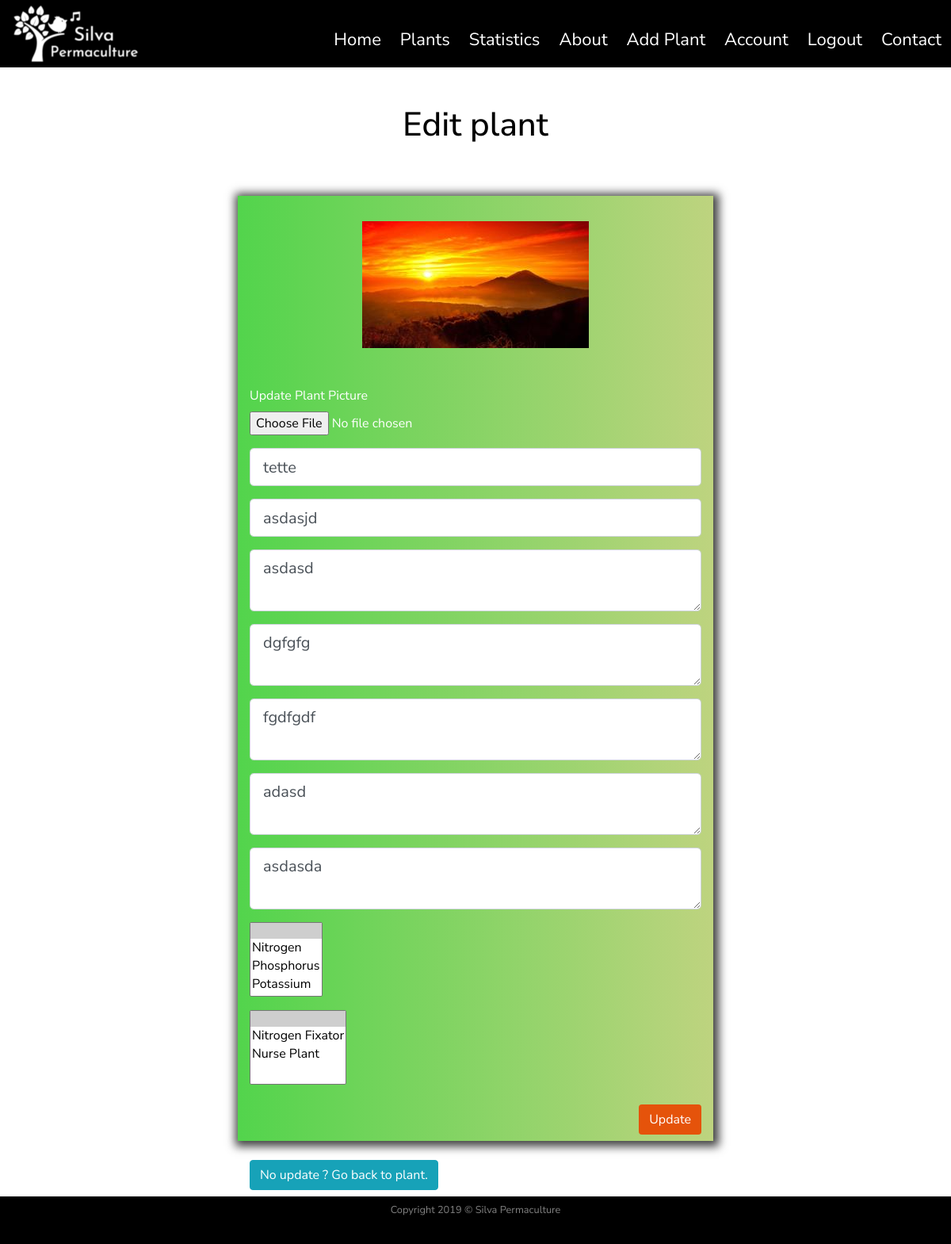
/plants/5/edit (signed in), run on an earlier commit of the app's database.
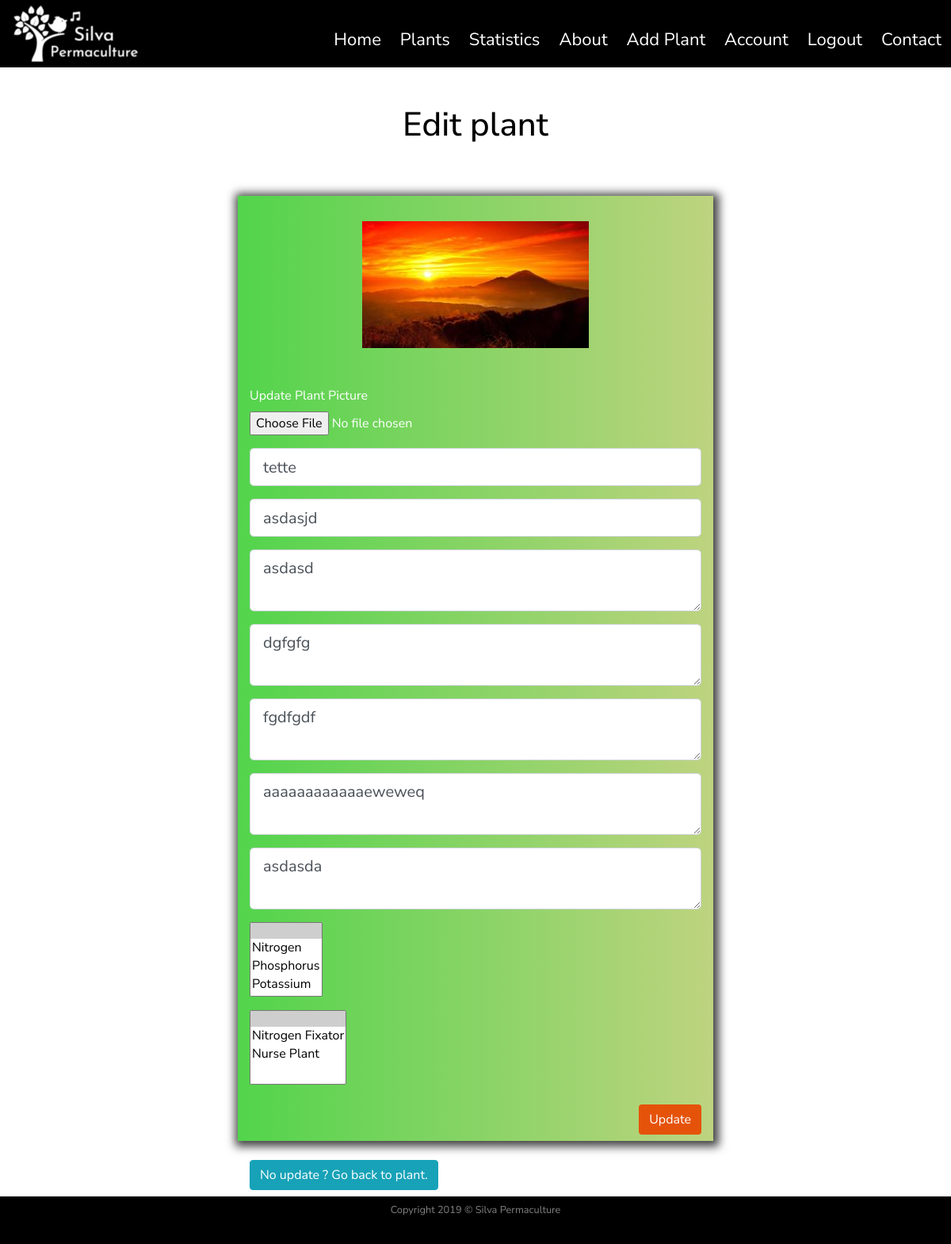
And on a later commit of the database.
### silvapermaculture/models.py (models this page shows, shortened)
class SearchitMixin(object):
    @classmethod
    def search(cls, expression, page, per_page):
        ids, total = search_index(cls.__tablename__, expression, page, per_page)
        if total == 0:
            return cls.query.filter_by(id=0), 0
        when = []
        for i in range(len(ids)):
            when.append((ids[i],i))
        return cls.query.filter(cls.id.in_(ids)).order_by(
            db.case(when, value=cls.id)), total

class Plants(SearchitMixin, db.Model):
    __searchit__ = ['common_name', 'botanical_name', 'medicinal', 'region']
    id = db.Column(db.Integer, primary_key=True)
    common_name = db.Column(db.String(40), nullable=False)
    botanical_name = db.Column(db.String(80), unique=True, nullable=False)
    short_description = db.Column(db.Text, nullable=False)
    medicinal = db.Column(db.Text, nullable=False)
    other_uses = db.Column(db.Text, nullable=False)
    habitats = db.Column(db.Text, nullable=False)
    region = db.Column(db.Text, nullable=False)
    image_file = db.Column(db.String(20), default='default_plant_pic.jpg')
    date_added = db.Column(db.DateTime, nullable=False, default=datetime.utcnow)
    user_id = db.Column(db.Integer, db.ForeignKey('user.id'), nullable=False)
    dna = db.relationship('DNA', secondary = plants_dna_table)  # Dynamic_Nutrient_Accumulated
    nfn = db.relationship('NFN', secondary = plants_nfn_table)  # Nitrogen_Fixers_Nursing

### silvapermaculture/routes.py (the view)
@app.route("/plants/<int:plant_id>/edit", methods=['GET', 'POST'])
@login_required# User must be logged in to create a new plant
def update_plant(plant_id):
    plant = Plants.query.get_or_404(plant_id)
    if plant.author != current_user:
        abort(403)
    form = UpdatePlantForm()
    if form.validate_on_submit():
        if form.plantPic.data:
            picture_file = save_plant_picture(form.plantPic.data)
            plant.image_file = picture_file
        plant.common_name = form.common_name.data
        plant.botanical_name = form.botanical_name.data
        plant.short_description = form.short_description.data
        plant.medicinal = form.medicinal.data
        plant.habitats = form.habitats.data
        plant.other_uses = form.other_uses.data
        plant.region = form.region.data
        plant.dna = form.dna.data
        plant.nfn = form.nfn.data
        db.session.commit()
        flash(f'You have successfully updated the plant !', 'success')
        return redirect(url_for('plant', plant_id=plant.id))
    elif request.method == 'GET':
        form.common_name.data = plant.common_name
        form.botanical_name.data = plant.botanical_name
        form.short_description.data = plant.short_description
        form.medicinal.data = plant.medicinal
        form.habitats.data = plant.habitats
        form.other_uses.data = plant.other_uses
        form.region.data = plant.region
        form.dna.data = plant.dna
        form.nfn.data = plant.nfn
    back_to_plant = url_for('plant', plant_id=plant.id)
    image_file = url_for('static', filename='img/plants/' + plant.image_file)
    return render_template('update_plant.html', title='Update plant', image_file=image_file,
                           form=form, return_to_page=back_to_plant)

### silvapermaculture/forms.py (called while the page is built)
def enabled_dna():
    return DNA.query

def enabled_nfn():
    return NFN.query

### silvapermaculture/models.py (called while the page is built)
@login_manager.user_loader
def load_user(user_id):
    return User.query.get(int(user_id))

### silvapermaculture/templates/update_plant.html (shortened to what the changed rows need)
{% extends "layout.html" %}
    {% block content %}
        <div class="row my-3">
            <div class="col-12">
                <h1 class="text-center my-4 py-2" id="headingOther">Edit plant </h1>
            </div>
        </div>
        <div class="row">
            <div class="col-12 col-lg-6 mx-auto my-3" id="login">
                    <form id="registration" class="my-4" method="POST" action="" enctype="multipart/form-data">
                          <div class="form-group">
                              {% if form.common_name.errors %}
                                {{ form.common_name(class="form-control form-control-lg is-invalid") }}
                                <div class="invalid-feedback">
                                    {% for error in form.common_name.errors %}
                                        <span>{{ error }}</span>
                                    {% endfor %}
                                </div>
                              {% else %}
                              {{ form.common_name(class="form-control form-control-lg") }}
                              {% endif %}
                          </div>
                          <div class="form-group">
                              {% if form.botanical_name.errors %}
                                {{ form.botanical_name(class="form-control form-control-lg is-invalid") }}
                                <div class="invalid-feedback">
                                    {% for error in form.botanical_name.errors %}
                                        <span>{{ error }}</span>
                                    {% endfor %}
                                </div>
                              {% else %}
                              {{ form.botanical_name(class="form-control form-control-lg") }}
                              {% endif %}
                          </div>
                          <div class="form-group">
                              {% if form.short_description.errors %}
                                {{ form.short_description(class="form-control form-control-lg is-invalid") }}
                                <div class="invalid-feedback">
                                    {% for error in form.short_description.errors %}
                                        <span>{{ error }}</span>
                                    {% endfor %}
                                </div>
                              {% else %}
                              {{ form.short_description(class="form-control form-control-lg") }}
                              {% endif %}
                          </div>
                          <div class="form-group">
                              {% if form.medicinal.errors %}
                                {{ form.medicinal(class="form-control form-control-lg is-invalid") }}
                                <div class="invalid-feedback">
                                    {% for error in form.medicinal.errors %}
                                        <span>{{ error }}</span>
                                    {% endfor %}
                                </div>
                              {% else %}
                              {{ form.medicinal(class="form-control form-control-lg") }}
                              {% endif %}
                          </div>
                           <div class="form-group">
                              {% if form.habitats.errors %}
                                {{ form.habitats(class="form-control form-control-lg is-invalid") }}
                                <div class="invalid-feedback">
                                    {% for error in form.habitats.errors %}
                                        <span>{{ error }}</span>
                                    {% endfor %}
                                </div>
                              {% else %}
                              {{ form.habitats(class="form-control form-control-lg") }}
                              {% endif %}
                          </div>
                          <div class="form-group">
                              {% if form.other_uses.errors %}
                                {{ form.other_uses(class="form-control form-control-lg is-invalid") }}
                                <div class="invalid-feedback">
                                    {% for error in form.other_uses.errors %}
                                        <span>{{ error }}</span>
                                    {% endfor %}
                                </div>
                              {% else %}
                              {{ form.other_uses(class="form-control form-control-lg") }}
                              {% endif %}
                          </div>
                          <div class="form-group">
                              {% if form.region.errors %}
                                {{ form.region(class="form-control form-control-lg is-invalid") }}
                                <div class="invalid-feedback">
                                    {% for error in form.region.errors %}
                                        <span>{{ error }}</span>
                                    {% endfor %}
                                </div>
                              {% else %}
                              {{ form.region(class="form-control form-control-lg") }}
                              {% endif %}
                          </div>
                    </form>
            </div>
        </div>
    {% endblock content %} #Jinja2 allows to put the name of the block here so to know which block is closing if we have multiple.

What changed in the data, as far as the page shows it:
changed Plants "tette": other_uses "adasd" → "aaaaaaaaaaaaeweweq"
